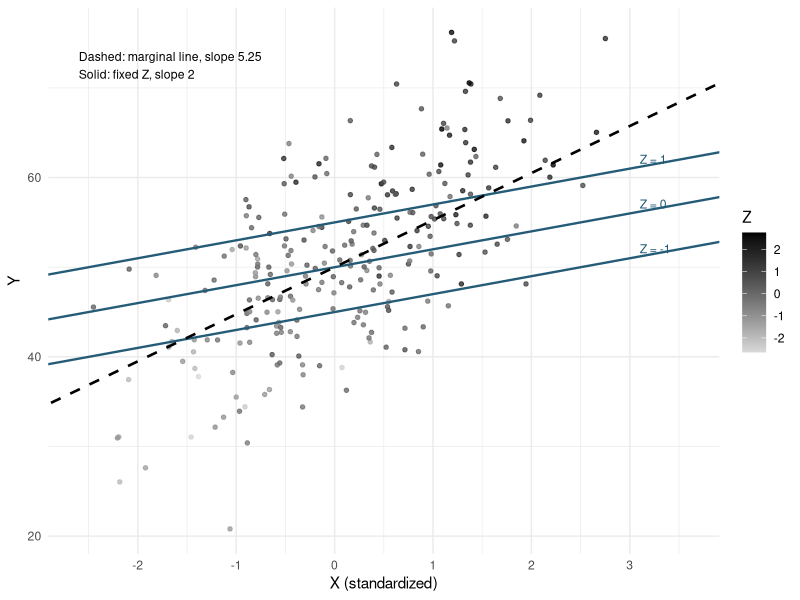
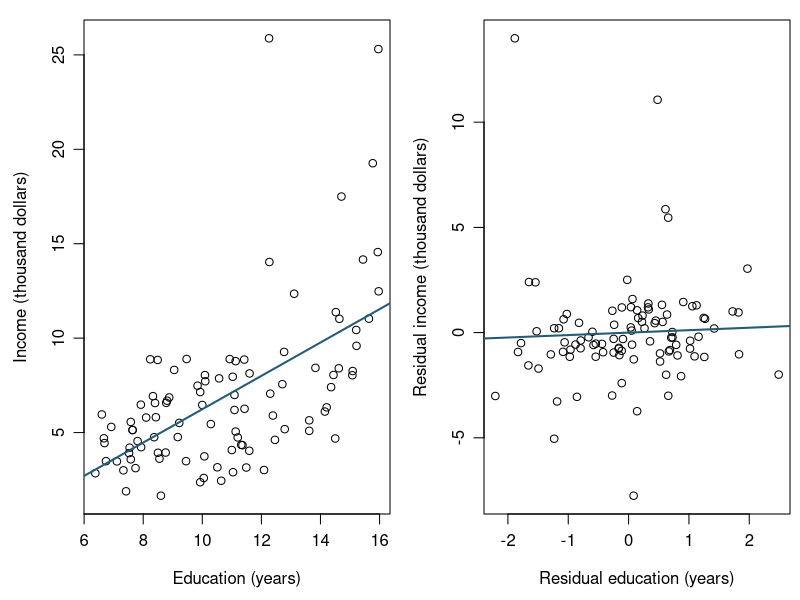
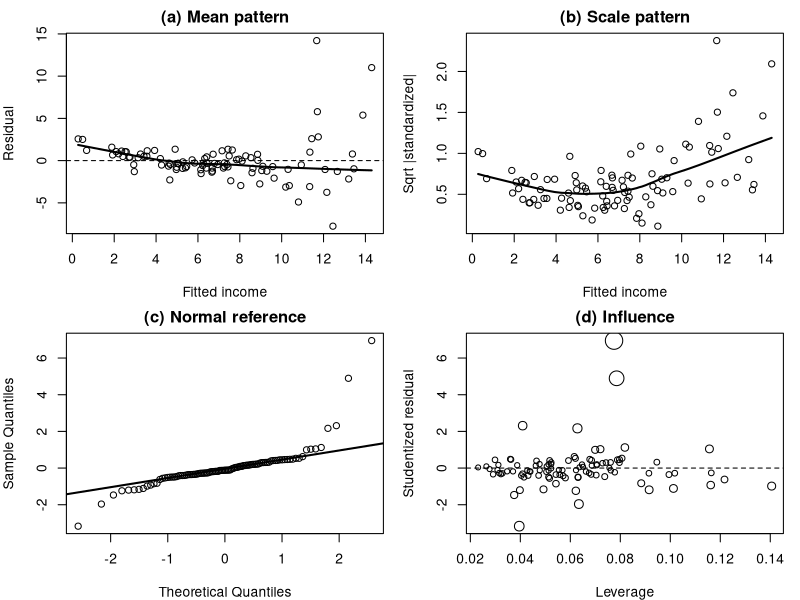
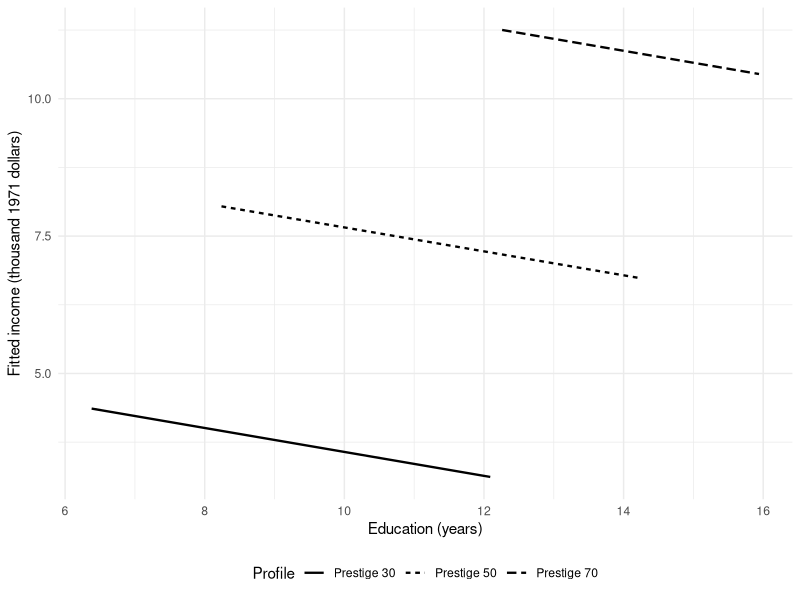
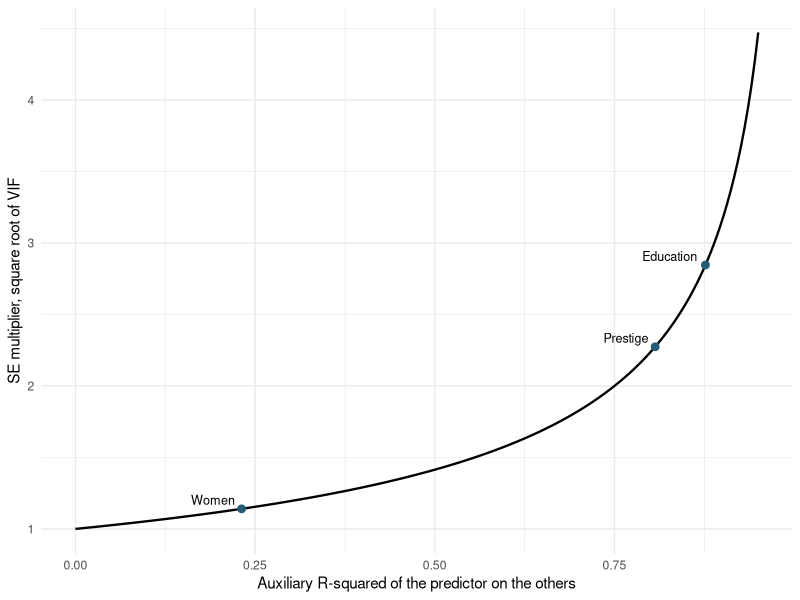
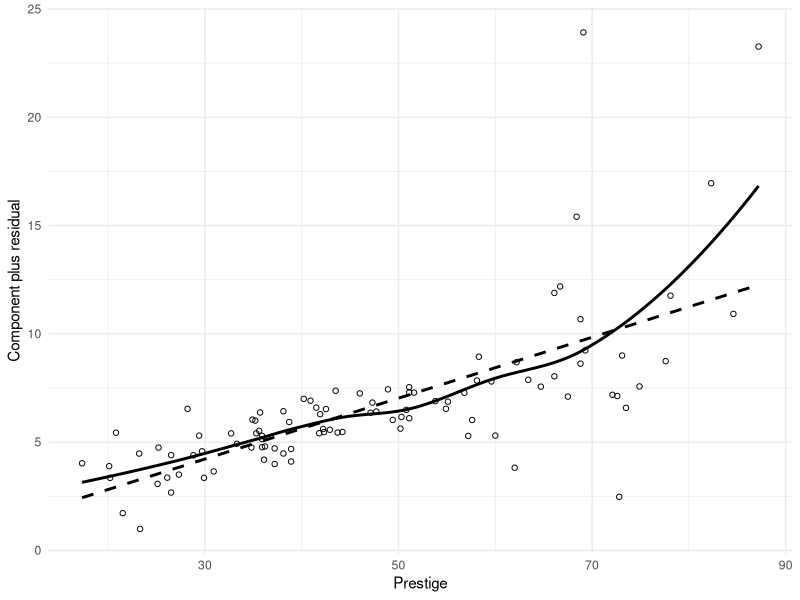
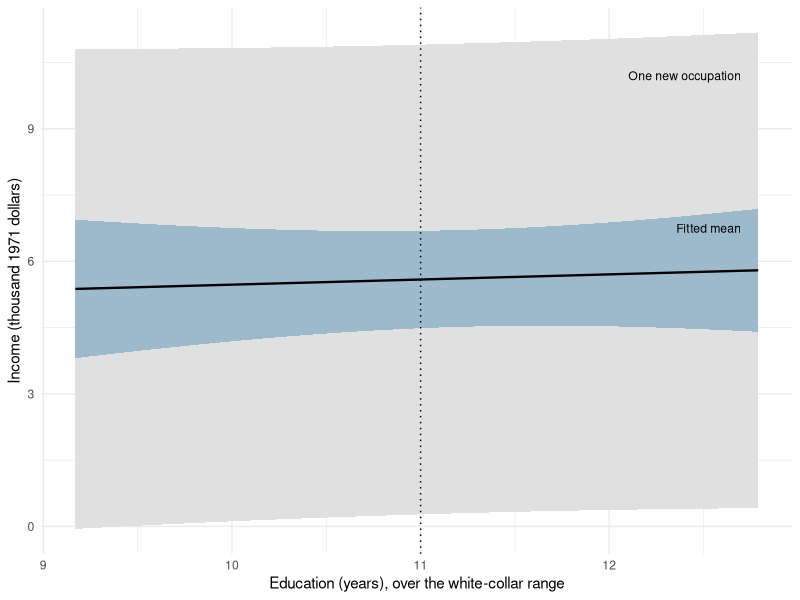
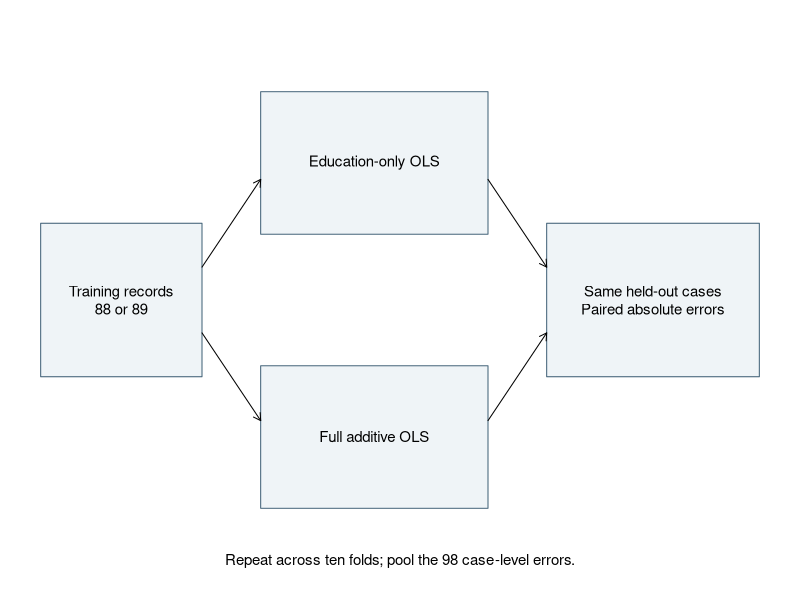

Write the R code that produced these figures, in order.
## ---- chunk 1
#| label: setup
#| include: false
knitr::opts_chunk$set(echo = FALSE, warning = FALSE, message = FALSE,
  fig.pos = "!ht")
if (knitr::is_latex_output()) knitr::opts_chunk$set(dev = "cairo_pdf")
options(digits = 7, width = 68)
ggplot2::theme_set(ggplot2::theme_minimal(base_size = 11))
## ---- chunk 2
#| label: ch8-records
#| echo: true
all_occ <- carData::Prestige
all_occ$occupation <- rownames(all_occ)
all_occ$income_k <- all_occ$income / 1000
all_occ$type <- factor(all_occ$type, levels = c("bc", "prof", "wc"))
vars <- c("income_k", "education", "prestige", "women", "type")
d <- all_occ[complete.cases(all_occ[, vars]), ]
c(original = nrow(all_occ), retained = nrow(d))
table(d$type)
## ---- chunk 3
#| label: fig-ch8-known-process
#| fig-cap: "One generated sample from the known process, with its marginal line and three lines at fixed $Z$."
#| fig-alt: "Scatterplot of 250 generated points of Y against standardized X, shaded by Z, with darker points higher and to the right. Three parallel solid lines at Z equal to minus one, zero and one rise with slope 2. A steeper dashed line, the marginal line, rises with slope 5.25 and crosses the three solid lines."
#| fig-width: 6.1
#| fig-height: 3.5
RNGkind("Mersenne-Twister", "Inversion", "Rejection")
set.seed(82108)
ch8a_n <- 250
ch8a_x <- rnorm(ch8a_n)
ch8a_z <- .65 * ch8a_x + sqrt(1 - .65^2) * rnorm(ch8a_n)
ch8a_y <- 50 + 2 * ch8a_x + 5 * ch8a_z + rnorm(ch8a_n, sd = 6)
ch8a_sim <- data.frame(strategy = ch8a_x, prior = ch8a_z,
                       score = ch8a_y)
ch8_lines <- data.frame(prior = c(-1, 0, 1),
                        intercept = 50 + 5 * c(-1, 0, 1))
ggplot2::ggplot(ch8a_sim, ggplot2::aes(strategy, score)) +
  ggplot2::geom_point(ggplot2::aes(colour = prior), size = 1.2,
                      alpha = .8) +
  ggplot2::geom_abline(data = ch8_lines,
                       ggplot2::aes(intercept = intercept, slope = 2),
                       colour = "#245C78", linewidth = .8) +
  ggplot2::geom_abline(intercept = 50, slope = 5.25, linetype = 2,
                       linewidth = .9) +
  ggplot2::annotate("text", x = 3.1, y = 50 + 2 * 3.1 + 5 * c(-1, 0, 1),
                    label = c("Z = -1", "Z = 0", "Z = 1"),
                    hjust = 0, vjust = -0.35, size = 3.1,
                    colour = "#245C78") +
  ggplot2::annotate("text", x = -2.6, y = 74, hjust = 0, vjust = 1,
                    size = 3.1,
                    label = "Dashed: marginal line, slope 5.25\nSolid: fixed Z, slope 2") +
  ggplot2::scale_colour_gradient(low = "grey85", high = "black") +
  ggplot2::scale_x_continuous(limits = c(-2.6, 3.6), breaks = -2:3) +
  ggplot2::labs(x = "X (standardized)", y = "Y", colour = "Z")
## ---- chunk 4
#| label: tbl-ch8-profile-support
#| echo: false
#| tbl-cap: "Four observed white-collar records recover the declared profile."
support_names <- c("radio.tv.announcers", "tellers.cashiers",
                   "receptionsts", "sales.supervisors")
support_rows <- d[support_names, c("education", "prestige", "women")]
support_weights <- c(0.245243736035, 0.230972611567,
                     0.226143656937, 0.297639995461)
support_display <- data.frame(
  Occupation = c("Radio/TV announcers", "Tellers/cashiers",
                 "Receptionists", "Sales supervisors"),
  support_rows,
  Weight = sub("^0", "", format(round(unname(support_weights), 4),
    digits = 15, scientific = FALSE, trim = TRUE)),
  row.names = NULL
)
knitr::kable(support_display,
  col.names = c("Occupation", "Education", "Prestige", "Women", "Weight"),
  digits = c(0, 2, 1, 2, 4), align = c("l", "r", "r", "r", "r"))
## ---- chunk 5
#| label: ch8-fits
#| echo: true
m0 <- lm(income_k ~ education, data = d)
m1 <- lm(income_k ~ education + prestige, data = d)
m2 <- lm(income_k ~ education + prestige + women + type, data = d)
coef(m2)
## ---- chunk 6
#| label: fig-ch8-partial
#| fig-cap: "Marginal and residualized income--education comparisons in the same 98 occupations."
#| fig-alt: "The marginal scatterplot has a positive fitted line. After linearly removing prestige, women, and type from both variables, the fitted line is nearly flat and substantial residual variation remains."
#| fig-width: 6.4
#| fig-height: 3.5
r_E <- residuals(lm(education ~ prestige + women + type, data = d))
r_Y <- residuals(lm(income_k ~ prestige + women + type, data = d))
oldpar <- par(mfrow = c(1, 2), mar = c(4.3, 4.2, 1, .5), mgp = c(2.7, .8, 0))
plot(d$education, d$income_k, pch = 1, xlab = "Education (years)",
     ylab = "Income (thousand dollars)")
abline(m0, col = "#245C78", lwd = 2)
plot(r_E, r_Y, pch = 1, xlab = "Residual education (years)",
     ylab = "Residual income (thousand dollars)")
abline(a = 0, b = coef(m2)["education"], col = "#245C78", lwd = 2)
par(oldpar)
## ---- chunk 7
#| label: ch8-uncertainty
#| echo: true
confint(m2, "education")
hc3_covariance <- sandwich::vcovHC(m2, type = "HC3")
hc3_se <- sqrt(hc3_covariance["education", "education"])
coef(m2)["education"] + c(-1, 1) * qt(.975, 92) * hc3_se
## ---- chunk 8
#| label: ch8-diagnostics
#| echo: true
ch8_diag <- data.frame(
  occupation = rownames(d), fitted = fitted(m2),
  residual = residuals(m2), standardized = rstandard(m2),
  studentized = rstudent(m2), leverage = hatvalues(m2),
  cooks = cooks.distance(m2)
)
ch8_top <- order(ch8_diag$cooks, decreasing = TRUE)[1:5]
ch8_diag[ch8_top, c("residual", "studentized", "leverage", "cooks")]
## ---- chunk 9
#| label: fig-ch8-diagnostics
#| echo: false
#| fig-cap: "Four complementary diagnostic views for the full additive model."
#| fig-alt: >
#|   Residual and scale plots show structure and changing spread.
#|   A normal quantile plot departs in both tails, most strongly on
#|   the right. The final panel relates leverage and studentized
#|   residuals, with point sizes indicating Cook's distance.
#| fig-width: 6.7
#| fig-height: 6.2
local({
  old <- par(no.readonly = TRUE)
  on.exit(par(old))
  par(mfrow = c(2, 2), mar = c(4, 4, 2, 1))
  z <- ch8_diag
  plot(z$fitted, z$residual, pch = 1,
       xlab = "Fitted income", ylab = "Residual",
       main = "(a) Mean pattern")
  abline(h = 0, lty = 2)
  lines(lowess(z$fitted, z$residual), lwd = 2)
  plot(z$fitted, sqrt(abs(z$standardized)), pch = 1,
       xlab = "Fitted income", ylab = "Sqrt |standardized|",
       main = "(b) Scale pattern")
  lines(lowess(z$fitted, sqrt(abs(z$standardized))), lwd = 2)
  qqnorm(z$studentized, pch = 1, main = "(c) Normal reference")
  qqline(z$studentized, lwd = 2)
  plot(z$leverage, z$studentized, pch = 1,
       cex = .8 + 2 * sqrt(z$cooks / max(z$cooks)),
       xlab = "Leverage", ylab = "Studentized residual",
       main = "(d) Influence")
  abline(h = 0, lty = 2)
})
## ---- chunk 10
#| label: tbl-ch8-support
#| echo: false
#| tbl-cap: "Predictor ranges within each recorded occupation type."
ch8_ranges <- do.call(rbind, lapply(split(d, d$type), function(g) {
  data.frame(n = nrow(g),
    Education = sprintf("%.2f--%.2f",
                        min(g$education), max(g$education)),
    Prestige = sprintf("%.1f--%.1f",
                       min(g$prestige), max(g$prestige)),
    Women = sprintf("%.2f--%.2f", min(g$women), max(g$women)))
}))
knitr::kable(cbind(Type = rownames(ch8_ranges), ch8_ranges),
  row.names = FALSE)
## ---- chunk 11
#| label: ch8-grid
#| echo: false
#| results: hide
ch8_grid <- data.frame()
for (p0 in c(30, 50, 70)) {
  nearby <- d[abs(d$prestige - p0) <= 7.5, ]
  one_grid <- data.frame(
    education = seq(min(nearby$education), max(nearby$education),
                    length.out = 40),
    prestige = p0, Profile = paste("Prestige", p0)
  )
  ch8_grid <- rbind(ch8_grid, one_grid)
}
ch8_grid$fit <- predict(m1, newdata = ch8_grid)
## ---- chunk 12
#| label: fig-ch8-grid
#| echo: false
#| fig-cap: "Neighborhood-restricted fitted profiles from the education-and-prestige model."
#| fig-alt: >
#|   Three gently decreasing parallel lines represent fitted income
#|   across education at prestige 30, 50, and 70. Their education
#|   ranges differ, reflecting the declared neighborhoods.
#| fig-width: 6.1
#| fig-height: 3.5
ggplot2::ggplot(ch8_grid,
  ggplot2::aes(education, fit, linetype = Profile)) +
  ggplot2::geom_line(linewidth = .8) +
  ggplot2::labs(x = "Education (years)",
    y = "Fitted income (thousand 1971 dollars)") +
  ggplot2::theme(legend.position = "bottom")
## ---- chunk 13
#| label: fig-ch8-vif
#| fig-cap: "The SE multiplier grows steeply as the other predictors account for more of a predictor's variation."
#| fig-alt: "A curve of the square root of the VIF against the auxiliary R-squared rises slowly from 1 at zero and steeply beyond about 0.8. Points mark women near 0.23 with multiplier 1.14, prestige near 0.81 with 2.27, and education near 0.88 with 2.85."
#| fig-width: 6.1
#| fig-height: 3.1
ch8_vif <- car::vif(m2)[c("women", "prestige", "education"), 1]
ch8_vif_points <- data.frame(name = c("Women", "Prestige", "Education"),
                             r2 = 1 - 1 / ch8_vif,
                             multiplier = sqrt(ch8_vif))
ch8_vif_curve <- data.frame(r2 = seq(0, .95, length.out = 200))
ch8_vif_curve$multiplier <- sqrt(1 / (1 - ch8_vif_curve$r2))
ggplot2::ggplot(ch8_vif_curve, ggplot2::aes(r2, multiplier)) +
  ggplot2::geom_line(linewidth = .8) +
  ggplot2::geom_point(data = ch8_vif_points, size = 2.3,
                      colour = "#245C78") +
  ggplot2::geom_text(data = ch8_vif_points,
                     ggplot2::aes(label = name),
                     hjust = 1.15, vjust = -.4, size = 3.2) +
  ggplot2::labs(x = "Auxiliary R-squared of the predictor on the others",
                y = "SE multiplier, square root of VIF")
## ---- chunk 14
#| label: fig-ch8-partial-residual
#| echo: false
#| fig-cap: "The prestige component plus residual in the full additive model."
#| fig-alt: >
#|   A component-plus-residual scatterplot has a positive trend.
#|   A curved smooth bends upward at high prestige relative to the
#|   straight fitted component.
#| fig-width: 6.1
#| fig-height: 3.5
ch8_partial <- data.frame(
  prestige = d$prestige,
  component = residuals(m2) + coef(m2)["prestige"] * d$prestige
)
ggplot2::ggplot(ch8_partial, ggplot2::aes(prestige, component)) +
  ggplot2::geom_point(shape = 1) +
  ggplot2::geom_smooth(method = "lm", se = FALSE,
                      colour = "black", linetype = 2) +
  ggplot2::geom_smooth(method = "loess", se = FALSE,
                      colour = "black") +
  ggplot2::labs(x = "Prestige", y = "Component plus residual")
## ---- chunk 15
#| label: ch8-form-sensitivity
#| echo: true
ch8_curve <- update(m2, . ~ . + I(prestige^2))
anova(m2, ch8_curve)
c(full_education = unname(coef(m2)["education"]),
  curve_education = unname(coef(ch8_curve)["education"]))
## ---- chunk 16
#| label: ch8-profile-predict-check
#| echo: true
profile <- data.frame(education = 11, prestige = 45, women = 50,
                      type = factor("wc", levels = levels(d$type)))
predict(m2, newdata = profile, interval = "confidence")
predict(m2, newdata = profile, interval = "prediction")
## ---- chunk 17
#| label: fig-ch8-bands
#| fig-cap: "Two 95% intervals for a white-collar profile at prestige 45 and women 50, across the white-collar education range."
#| fig-alt: "A nearly flat fitted line runs from about 5.4 to 5.8 thousand dollars as education rises from 9.17 to 12.79 years. A narrow dark band around it, the fitted-mean interval, is narrowest near 11 years and widens toward both ends. A much wider light band, the interval for one new occupation, runs from about 0 to 11 thousand dollars along the whole range. A dotted vertical line marks education 11."
#| fig-width: 6.1
#| fig-height: 3.3
wc_range <- range(d$education[d$type == "wc"])
band <- data.frame(education = seq(wc_range[1], wc_range[2],
                                   length.out = 60),
                   prestige = 45, women = 50,
                   type = factor("wc", levels = levels(d$type)))
mean_band <- predict(m2, newdata = band, interval = "confidence")
new_band <- predict(m2, newdata = band, interval = "prediction")
band <- cbind(band, fit = mean_band[, "fit"],
              mean_lwr = mean_band[, "lwr"], mean_upr = mean_band[, "upr"],
              new_lwr = new_band[, "lwr"], new_upr = new_band[, "upr"])
ggplot2::ggplot(band, ggplot2::aes(education)) +
  ggplot2::geom_ribbon(ggplot2::aes(ymin = new_lwr, ymax = new_upr),
                       fill = "grey88") +
  ggplot2::geom_ribbon(ggplot2::aes(ymin = mean_lwr, ymax = mean_upr),
                       fill = "#9DB9CC") +
  ggplot2::geom_line(ggplot2::aes(y = fit), linewidth = .8) +
  ggplot2::geom_vline(xintercept = 11, linetype = 3) +
  ggplot2::annotate("text", x = 12.7, y = c(10.2, 6.75), hjust = 1,
                    size = 3.1,
                    label = c("One new occupation", "Fitted mean")) +
  ggplot2::labs(x = "Education (years), over the white-collar range",
                y = "Income (thousand 1971 dollars)")
## ---- chunk 18
#| label: ch8-standardization-first
#| echo: true
white_profiles <- d
white_profiles$type <- factor("wc", levels = levels(d$type))
mean(predict(m2, newdata = white_profiles))
## ---- chunk 19
#| label: fig-ch8-folds
#| fig-cap: "Shared held-out cases let two fixed learning rules face the same prediction task."
#| fig-alt: "A training-record box branches to education-only OLS and full OLS. Both arrows lead to predictions for the same held-out records, then to paired absolute errors. The diagram is repeated over ten folds."
#| fig-width: 6.3
#| fig-height: 3.3
par(mar = c(.2, .2, .2, .2))
plot.new()
plot.window(xlim = c(0, 10), ylim = c(0, 5))
boxtext <- function(x1, y1, x2, y2, label, fill = "#EFF4F7") {
  rect(x1, y1, x2, y2, col = fill, border = "#426278")
  text((x1 + x2)/2, (y1 + y2)/2, label, cex = .9)
}
boxtext(.1, 1.8, 2.3, 3.2, "Training records\n88 or 89")
boxtext(3.1, 3.1, 6.2, 4.4, "Education-only OLS")
boxtext(3.1, .6, 6.2, 1.9, "Full additive OLS")
boxtext(7, 1.8, 9.9, 3.2, "Same held-out cases\nPaired absolute errors")
arrows(2.3, 2.8, 3.1, 3.6, length = .08)
arrows(2.3, 2.2, 3.1, 1.4, length = .08)
arrows(6.2, 3.6, 7, 2.8, length = .08)
arrows(6.2, 1.4, 7, 2.2, length = .08)
text(5, .12, "Repeat across ten folds; pool the 98 case-level errors.", cex = .9)
## ---- chunk 20
#| label: ch8-one-fold
#| echo: true
RNGkind("Mersenne-Twister", "Inversion", "Rejection")
set.seed(80806)
fold <- sample(rep(seq_len(10), length.out = nrow(d)))
held_fold <- fold[1]
train <- d[fold != held_fold, ]
held <- d[fold == held_fold, ]
c(fold = held_fold, training = nrow(train), held_out = nrow(held))
fold_simple <- lm(income_k ~ education, data = train)
fold_full <- lm(income_k ~ education + prestige + women + type,
                data = train)
first_case <- d[1, ]
first_predictions <- c(
  Education = unname(predict(fold_simple, first_case)),
  Full = unname(predict(fold_full, first_case)))
first_predictions
abs(first_predictions - first_case$income_k)
## ---- chunk 21
#| label: ch8a-repetition
#| echo: false
#| results: hide
set.seed(82109)
ch8a_one_rep <- function() {
  x <- rnorm(150)
  z <- .65 * x + sqrt(1 - .65^2) * rnorm(150)
  y <- 50 + 2 * x + 5 * z + rnorm(150, sd = 6)
  c(Marginal = unname(coef(lm(y ~ x))["x"]),
    Conditional = unname(coef(lm(y ~ x + z))["x"]))
}
ch8a_slopes <- t(replicate(1000, ch8a_one_rep()))
## ---- chunk 22
#| label: tbl-ch8a-repeated
#| echo: false
#| tbl-cap: "Targets and results across 1,000 generated samples."
knitr::kable(data.frame(
  Model = colnames(ch8a_slopes),
  Target = format(round(c(5.25, 2), 4), digits = 15, trim = TRUE),
  Mean = format(round(colMeans(ch8a_slopes), 4), digits = 15, trim = TRUE),
  SD = format(round(apply(ch8a_slopes, 2, sd), 4), digits = 15,
              trim = TRUE), row.names = NULL
), align = c("l", "r", "r", "r"))
## ---- chunk 23
#| label: fig-ch8a-repeated
#| echo: false
#| fig-cap: "Sampling distributions around two different targets."
#| fig-alt: >
#|   Separate panels show marginal slopes centered near 5.25 and
#|   conditional slopes centered near 2. Dashed lines mark their
#|   respective population targets.
#| fig-width: 6.1
#| fig-height: 3.8
ch8a_long <- data.frame(
  Slope = c(ch8a_slopes[, 1], ch8a_slopes[, 2]),
  Model = rep(c("Marginal", "Conditional"), each = 1000)
)
ch8a_targets <- data.frame(
  Model = c("Marginal", "Conditional"), Target = c(5.25, 2)
)
ggplot2::ggplot(ch8a_long, ggplot2::aes(Slope)) +
  ggplot2::geom_density(fill = "grey80") +
  ggplot2::geom_vline(
    data = ch8a_targets, ggplot2::aes(xintercept = Target),
    linetype = 2
  ) +
  ggplot2::facet_wrap(~Model, scales = "free_x") +
  ggplot2::labs(x = "Estimated slope of X", y = "Density")
## ---- chunk 24
#| label: ch8a-overall-f
#| echo: true
summary(m2)$fstatistic
## ---- chunk 25
#| label: tbl-ch8b-influence
#| echo: false
#| tbl-cap: "The five largest Cook's distances in the full fit."
ch8_minus4 <- function(x) sub("^-", "\u2212",
  format(round(x, 4), digits = 15, scientific = FALSE, trim = TRUE))
ch8_influence <- ch8_diag[ch8_top,
  c("occupation", "residual", "leverage", "cooks")]
ch8_influence[-1] <- lapply(ch8_influence[-1], ch8_minus4)
knitr::kable(ch8_influence, row.names = FALSE,
  align = c("l", "r", "r", "r"),
  col.names = c("Occupation", "Residual", "Leverage", "Cook's distance"))
## ---- chunk 26
#| label: tbl-ch8b-hc3
#| echo: false
#| tbl-cap: "Coefficient estimates and two covariance summaries."
knitr::kable(data.frame(
  Term = names(coef(m2)), Estimate = ch8_minus4(coef(m2)),
  Classical_SE = ch8_minus4(sqrt(diag(vcov(m2)))),
  HC3_SE = ch8_minus4(sqrt(diag(hc3_covariance))), row.names = NULL
), row.names = FALSE, align = c("l", "r", "r", "r"),
  col.names = c("Term", "Estimate", "Classical SE", "HC3 SE"))
